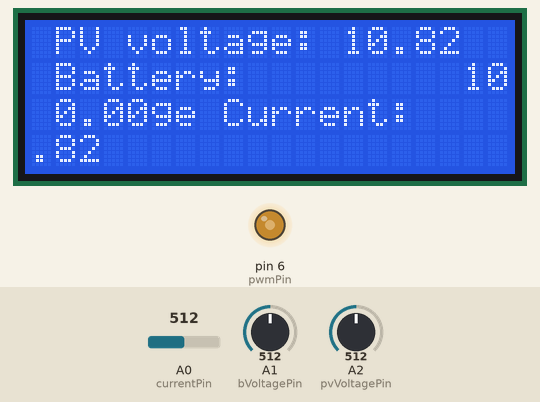
Recording of a sketch running on a simulated Arduino Uno, built with avr-gcc and run on an emulated ATmega328P. Parts: 20×4 character LCD, output pins drawn as LEDs (lit = HIGH). The inputs (shaded band) are chosen by the test bench; at power-on: A0 (currentPin) = 512, A1 (bVoltagePin) = 512, A2 (pvVoltagePin) = 512.

Above: at 4.2 s.
4.3 s: A0 (currentPin) set to 496
At 7.8 s:
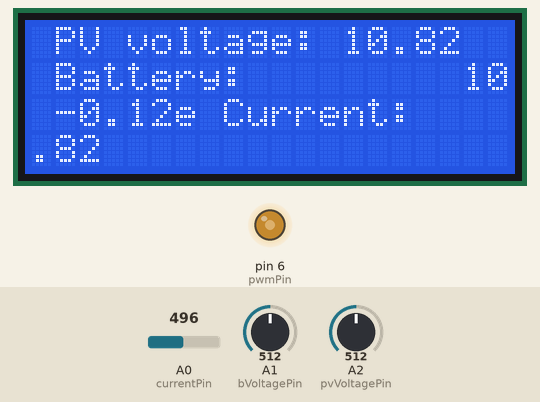
9.1 s: A1 (bVoltagePin) set to 552
At 12.3 s:
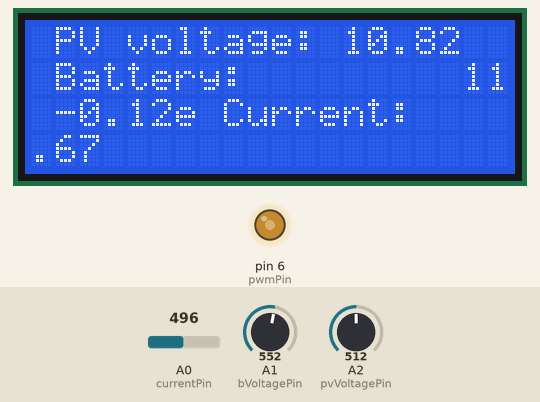
13.9 s: A1 (bVoltagePin) set to 583
At 15.7 s:
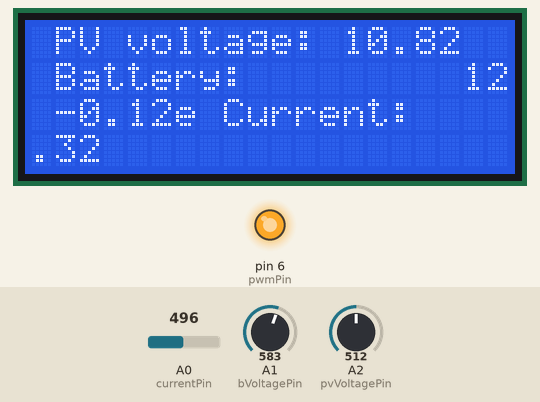
18.7 s: A0 (currentPin) set to 716
At 20.3 s:
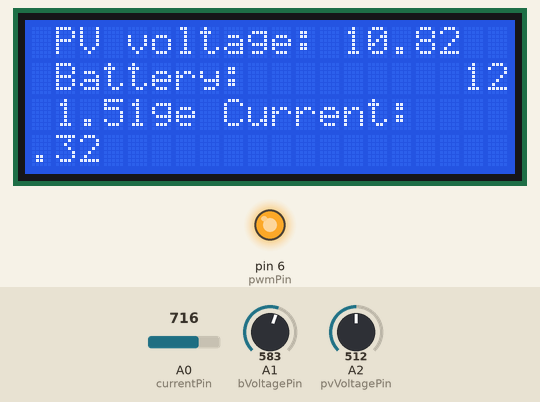
23.5 s: A2 (pvVoltagePin) set to 716
At 28.2 s:
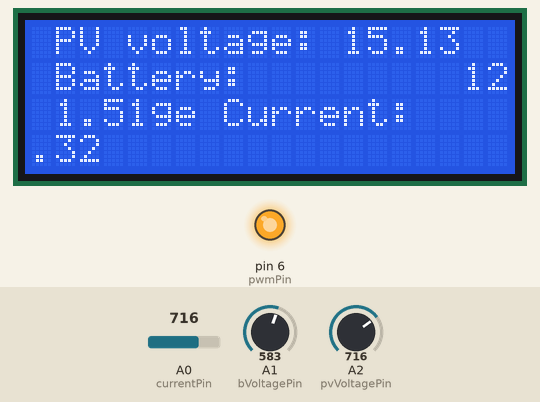
28.6 s: A2 (pvVoltagePin) set to 900
At 31.6 s:
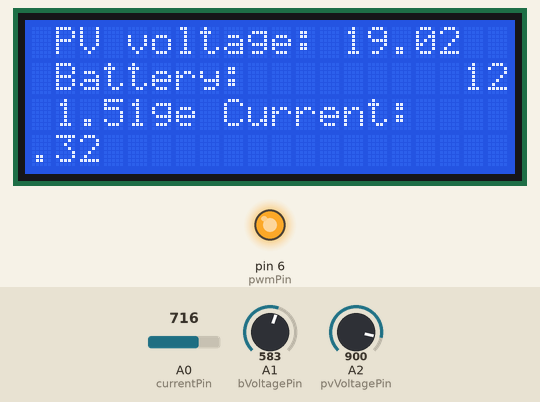
Timing chart, 0 to 33.1 s (numbered marks = the images above; inputs shaded):
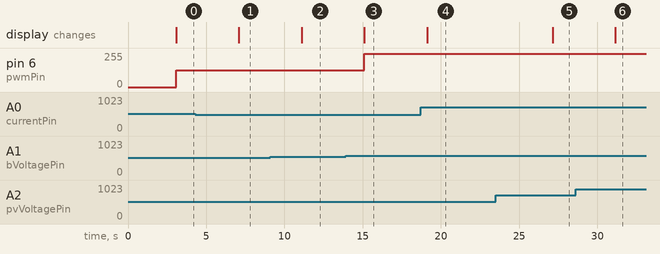

The sketch:

12V_PWM_DC_Charger.ino
```cpp
#include <LiquidCrystal.h>
#define rs 13
#define e 12
#define d4 11
#define d5 10
#define d6 9
#define d7 8
LiquidCrystal lcd(rs, e, d4, d5, d6, d7);
#define pwmPin 6
#define currentPin A0
#define bVoltagePin A1
#define pvVoltagePin A2

double sensitivity = 0.66;
double adcValue = 0;
double offsetVoltage = 2.5;
double icVoltage = 0;
double icCurrent = 0;
double chargeCurrent;

double pvAVoltage;
double pvVoltageDiv;
double pvVoltage;

double bAVoltage;
double bVoltageDiv;
double bVoltage;

void setup() {
  lcd.begin(20, 4);
  Serial.begin(9600);
  pinMode(pwmPin, OUTPUT);
  pinMode(currentPin, INPUT);
  pinMode(bVoltagePin, INPUT);
  pinMode(pvVoltagePin, INPUT);

  lcd.setCursor(1, 2);
  lcd.print("PWM SOLAR CHARGER");
  delay(3000);
  lcd.clear();
  lcd.display();//Turning on the display again
}

void loop() {
  check();
  charge();
  disp();
}

void check() {
  pvAVoltage = analogRead(pvVoltagePin);
  pvVoltageDiv = ((pvAVoltage / 1024) * 5);
  pvVoltage = (pvVoltageDiv / 0.231);

  bAVoltage = analogRead(bVoltagePin);
  bVoltageDiv = ((bAVoltage / 1024) * 5);
  bVoltage = (bVoltageDiv / 0.231);

  adcValue = analogRead(currentPin);
  icVoltage = (adcValue / 1024.0) * 5; //Gets you V
  icCurrent = ((icVoltage - offsetVoltage) / sensitivity);
  chargeCurrent = icCurrent;

}

void charge() {
  if (bVoltage <= 11.8) {
    analogWrite(pwmPin, 10); //Fast Charge
  }

  if (bVoltage <= 12) {
    analogWrite(pwmPin, 127); //Steady charge
  }

  if (bVoltage > 12) {
    analogWrite(pwmPin, 248); //Trickle Charge
  }
}

void disp() {
  lcd.setCursor(1, 0);
  lcd.print("PV voltage: ");
  lcd.setCursor(13, 0);
  lcd.print(pvVoltage);
  lcd.setCursor(1, 1);
  lcd.print("Battery: ");
  lcd.setCursor(18, 1);
  lcd.print(bVoltage);
  lcd.setCursor(1, 2);
  lcd.print("Charge Current: ");
  lcd.setCursor(1, 2);
  lcd.print(chargeCurrent);

  delay(4000);
}
```

Measured:
- the behaviour switches between 512 and 511 on A0 (currentPin) (found by bisection; images 0 and 1)
- the behaviour switches between 567 and 568 on A1 (bVoltagePin) (found by bisection; images 2 and 3)
- after the input at 4.3 s, the display: changes after 2.8 s (image 1)
- after the input at 9.1 s, the display: changes after 2.0 s (image 2)
- after the input at 13.9 s, pin 6 (pwmPin): 127/255 → 248/255 after 1.2 s; the display: changes after 1.2 s (image 3)
- after the input at 18.7 s, the display: changes after 0.41 s (image 4)
- after the input at 23.5 s, the display: changes after 3.6 s (image 5)
- after the input at 28.6 s, the display: changes after 2.5 s (image 6)
